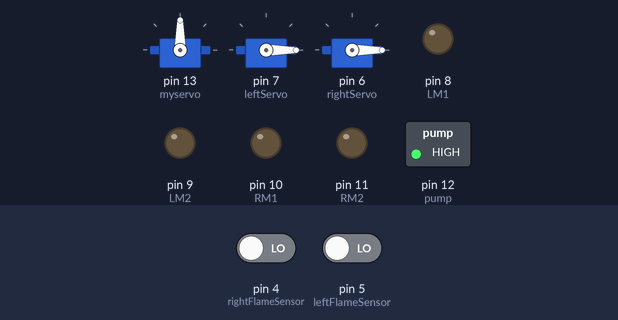
Bench run of a sketch on a simulated Arduino Uno, built with avr-gcc and run on an emulated ATmega328P. Shown: 3 × servo, switched loads named in the sketch (green lamp = pin HIGH), output pins drawn as LEDs (lit = HIGH). The test bench sets the inputs (shaded band); at power-on: pin 4 (rightFlameSensor) LOW, pin 5 (leftFlameSensor) LOW. The modem accepts every AT command (registered, SIM ready, sends succeed) and sends nothing else; what the sketch prints to the serial monitor is not drawn.

Above: at 3.2 s.
3.3 s: pin 4 (rightFlameSensor) driven HIGH
At 3.78 s:
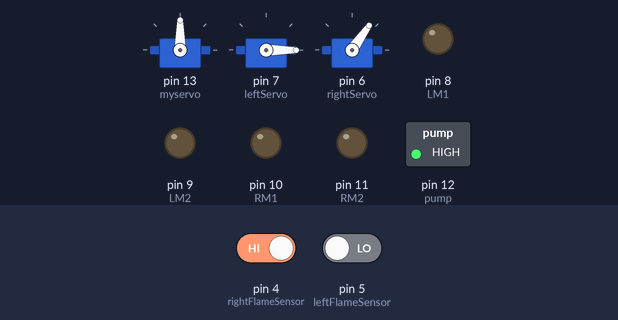
6.3 s: pin 5 (leftFlameSensor) driven HIGH
At 6.86 s:
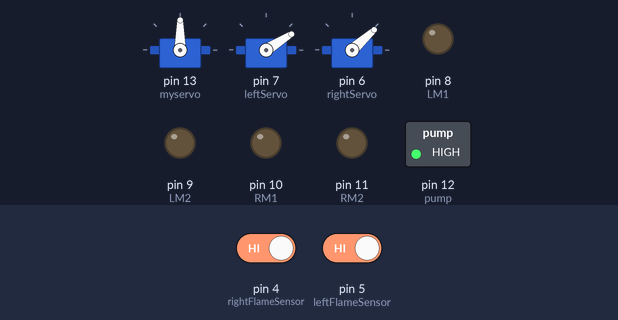
9.3 s: pin 4 (rightFlameSensor) driven LOW
At 9.62 s:
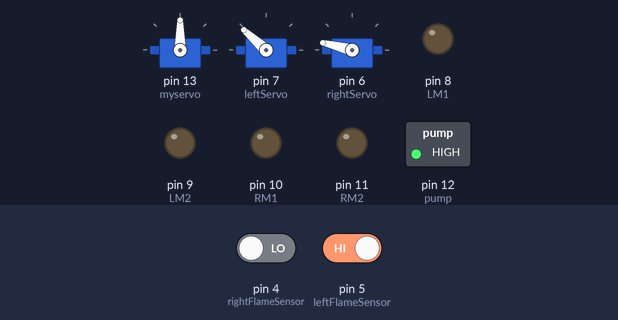
12.3 s: pin 4 (rightFlameSensor) driven HIGH
15.3 s: pin 4 (rightFlameSensor) driven LOW
At 15.77 s:
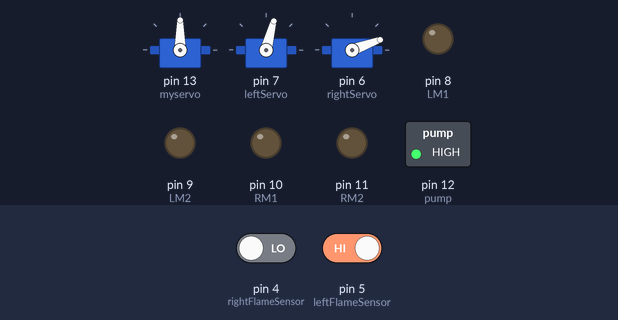
18.3 s: pin 4 (rightFlameSensor) driven HIGH
Timing chart, 0 to 24.1 s (numbered marks = the images above; inputs shaded):
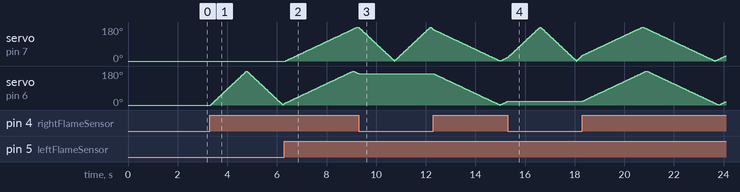

The sketch:

Fire_Fighting_Bot.ino
```cpp
#include <Servo.h>            //include servo.h library
#include <SoftwareSerial.h>  //include SoftwareSerial.h library

Servo myservo;

// Script Variables
int MOTOR_SPEED = 8; // 0 = Stop Running Motors, Higher The Number Lower the speed
float DISTANCE_BETWEEN_MOTORS = 10;

// Left Servo Motor Declarations
Servo leftServo;
int leftServoAngle = 0;
bool isLeftIncreasing;

// Right Servo Motor Declarations
Servo rightServo;
int rightServoAngle = 0;
bool isRightIncreasing;

// Left Flame Sensor Declarations
int leftFlameSensor = 5;

// Right Flame Sensor Declarations
int rightFlameSensor = 4;

int pos = 0;
boolean fire = false;


const String PHONE = "+918800703592"; //use your number with country code

#define rxPin 2
#define txPin 3
SoftwareSerial sim800L(rxPin,txPin);
#define LM1 8           // left motor
#define LM2 9           // left motor
#define RM1 10          // right motor
#define RM2 11          // right motor
#define pump 12         //water pumb


void setup()
{

  digitalWrite(pump , HIGH);

  Serial.begin(115200);

  sim800L.begin(9600);

  sim800L.println("AT");
  delay(1000);
  sim800L.println("AT+CMGF=1");
  delay(1000);

  pinMode(LM1, OUTPUT);
  pinMode(LM2, OUTPUT);
  pinMode(RM1, OUTPUT);
  pinMode(RM2, OUTPUT);
  pinMode(pump, OUTPUT);

  myservo.attach(13);
  myservo.write(90);

   // Left Servo Motor Setup
  leftServo.attach(7);
  leftServo.write(0);

  // Right Servo Motor Setup
  rightServo.attach(6);
  rightServo.write(0);

  // Left Flame Sensor Setup
  pinMode(leftFlameSensor, INPUT);

  // Right Flame Sensor Setup
  pinMode(rightFlameSensor, INPUT);

}

void put_off_fire()
{


    digitalWrite(LM1, HIGH);
    digitalWrite(LM2, HIGH);
    digitalWrite(RM1, HIGH);
    digitalWrite(RM2, HIGH);
    digitalWrite(pump,LOW);
    delay(3000);


    for (pos = 50; pos <= 110; pos += 1) {
    myservo.write(pos);
    delay(10);
  }
  for (pos = 110; pos >= 50; pos -= 1) {
    myservo.write(pos);
    delay(10);
  }
  digitalWrite(pump,HIGH);
  myservo.write(90);
  fire=false;
}


void loop()
{
  /*if (digitalRead(Left) ==1 && digitalRead(Right)==1 && digitalRead(Forward) ==1)
    {
    delay(500);
    digitalWrite(LM1, HIGH);
    digitalWrite(LM2, HIGH);
    digitalWrite(RM1, HIGH);
    digitalWrite(RM2, HIGH);
    }

    else if (digitalRead(Forward) ==0)
    {
    digitalWrite(LM1, HIGH);
    digitalWrite(LM2, LOW);
    digitalWrite(RM1, HIGH);
    digitalWrite(RM2, LOW);
    fire = true;
    Serial.print("Forward Detect");

    }

    else if (digitalRead(Left) ==0)
    {
    digitalWrite(LM1, HIGH);
    digitalWrite(LM2, LOW);
    digitalWrite(RM1, HIGH);
    digitalWrite(RM2, HIGH);
    Serial.print("Left Detect");
    }

    else if (digitalRead(Right) ==0)
    {
    digitalWrite(LM1, HIGH);
    digitalWrite(LM2, HIGH);
    digitalWrite(RM1, HIGH);
    digitalWrite(RM2, LOW);
    Serial.print("Right Detect..");
    }
    delay(400);//change this value to change the distance*/


   // Right Servo Motor Moving Logic
  if (digitalRead(rightFlameSensor) != 0 && MOTOR_SPEED != 0)
  {
    if (isRightIncreasing == true)
    {
      rightServoAngle++;
      if (rightServoAngle >= 180)
      {
        isRightIncreasing = false;
      }
    }
    else
    {
      rightServoAngle --;
      if (rightServoAngle <= 0)
      {
        isRightIncreasing = true;
      }
    }
    delay(MOTOR_SPEED);
    rightServo.write(rightServoAngle);
  }

    if (digitalRead(leftFlameSensor) != 0 && MOTOR_SPEED != 0)
  {
    if (isLeftIncreasing == true)
    {
      leftServoAngle++;
      if (leftServoAngle >= 180)
      {
        isLeftIncreasing = false;
      }
    }
    else
    {
      leftServoAngle --;
      if (leftServoAngle <= 0)
      {
        isLeftIncreasing = true;
      }
    }
    delay(MOTOR_SPEED);
    leftServo.write(leftServoAngle);
  }

  /*if (digitalRead(rightFlameSensor) == 0)
  {

    leftServo.write(60);

    while (digitalRead(leftFlameSensor) == 1 && rightServoAngle <= 180 && rightServoAngle >= 120)
    {
              digitalWrite(LM1, HIGH);
              digitalWrite(LM2, HIGH);
              digitalWrite(RM1, HIGH);
              digitalWrite(RM2, LOW);
    }

        while (digitalRead(leftFlameSensor) == 1 && rightServoAngle <= 60 && rightServoAngle >= 0)
    {
          digitalWrite(LM1, HIGH);
          digitalWrite(LM2, LOW);
          digitalWrite(RM1, HIGH);
          digitalWrite(RM2, HIGH);
    }


  }*/

  if (digitalRead(rightFlameSensor) == 0 && digitalRead(leftFlameSensor) == 0)
  {
        float distanceFromFlame;
        distanceFromFlame = (DISTANCE_BETWEEN_MOTORS * tan(leftServoAngle))/(tan(leftServoAngle) + tan(180-rightServoAngle));
        Serial.println(distanceFromFlame);
  }


     while (fire == true)
     {
      put_off_fire();
      Serial.println("Fire Detected.");
      make_call();
     }
   }

void make_call()
{
    Serial.println("calling....");
    sim800L.println("ATD"+PHONE+";");
    delay(5000); //20 sec delay
    sim800L.println("ATH");
    delay(1000); //1 sec delay
}

void send_sms()
{
    Serial.println("sending sms....");
    delay(50);
    sim800L.print("AT+CMGF=1\r");
    delay(1000);
    sim800L.print("AT+CMGS=\""+PHONE+"\"\r");
    delay(1000);
    sim800L.print("Gas Detected");
    delay(100);
    sim800L.write(0x1A);
    delay(5000);
}
```

Measured:
- after the input at 6.3 s, servo on pin 7 (leftServo): rises from 0° to 180° in 2.9 s, then falls to 177° in 0.05 s
- after the input at 9.3 s, servo on pin 6 (rightServo): stops changing and stays 166°
- after the input at 15.3 s, servo on pin 6 (rightServo): goes on until 15.3 s, then stays 20°
- by itself, servo on pin 6 (rightServo): rises from 7° to 180° in 2.8 s, then falls to 166° in 0.22 s
